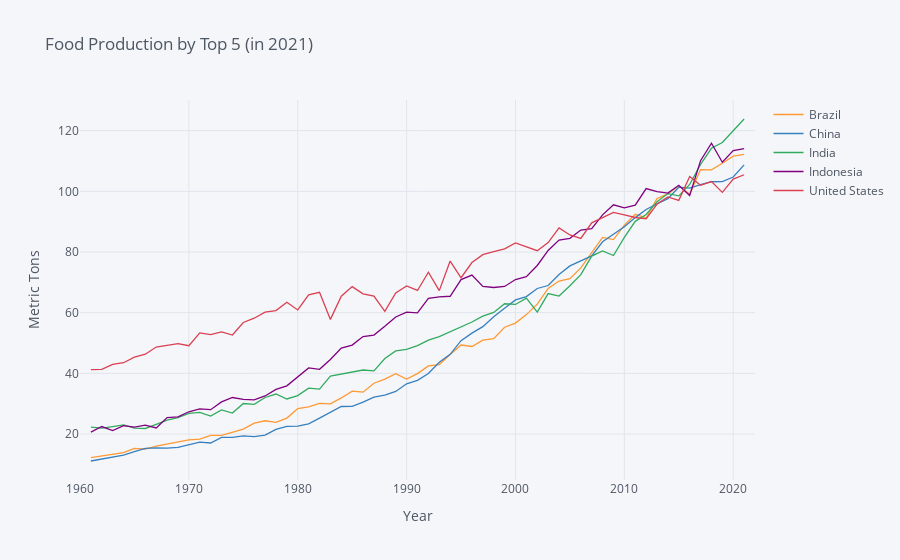

The notebook cell this image was saved under:
### Code cell
var_2 = { "AG.PRD.FOOD.XD":"Food index"}

food = fix_date_index(wbdata.get_dataframe(var_2,country=top_five)).squeeze().unstack('country')

food.iplot(xTitle="Year",yTitle="Metric Tons",
              title="Food Production by Top 5 (in 2021)")
